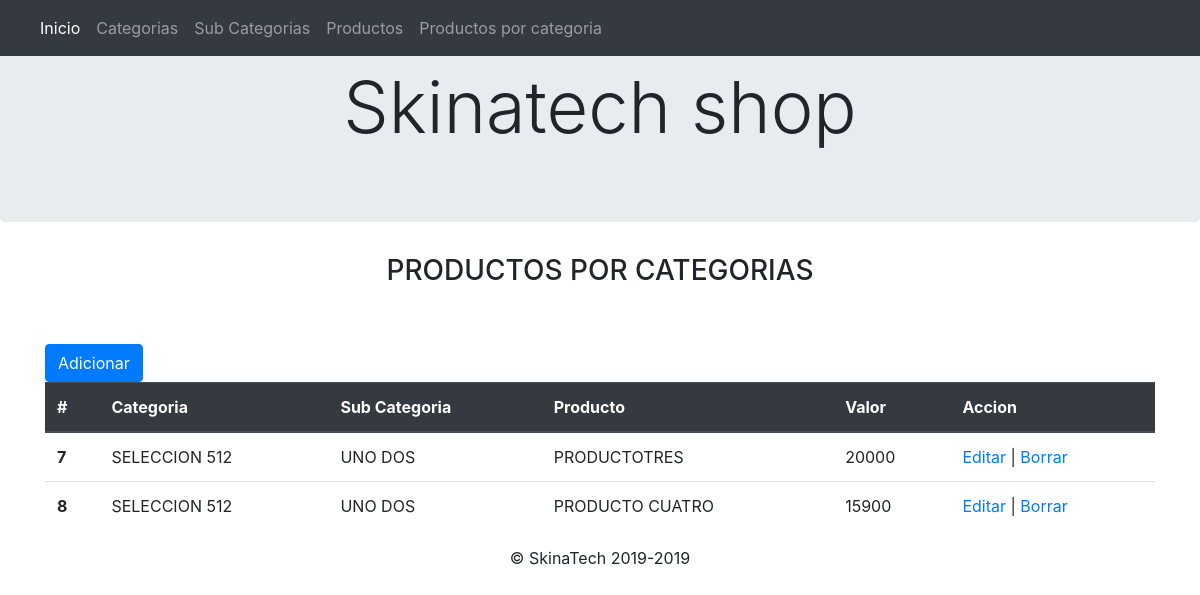
Screenshot of /index.php/products_category_controller with the database file from the repository.
### tables this page shows
CREATE TABLE `product_cat` (
  `id_prodcat` int(11) NOT NULL,
  `id_categoria` int(11) NOT NULL,
  `id_product` int(11) DEFAULT NULL,
  `es_activo` int(11) DEFAULT '0',
  `id_subcategoria` int(11) NOT NULL
);

CREATE TABLE `categorias` (
  `id_categoria` int(11) NOT NULL,
  `nombre_categoria` varchar(100) DEFAULT NULL,
  `es_activa` tinyint(1) DEFAULT '0'
);

CREATE TABLE `subcategoria` (
  `id_subcategoria` int(11) NOT NULL,
  `nombre_subcategoria` varchar(100) DEFAULT NULL,
  `es_activa` int(11) DEFAULT NULL
);

CREATE TABLE `productos` (
  `id_producto` int(11) NOT NULL,
  `nombre_producto` varchar(100) DEFAULT NULL,
  `descripcion_producto` varchar(100) DEFAULT NULL,
  `es_activo` int(11) DEFAULT '0',
  `valor_producto` int(11) NOT NULL
);

### application/controllers/Products_category_controller.php (called while the page is built, shortened)
<?php
class Products_category_controller extends CI_Controller {
    public function __construct()
    {
        $this->load->model('Crud_model');
        $this->load->helper('form');
    }
    public function index()
    {
        $this->load->view('/includes/header_view');
        $data['categorias'] = $this->Crud_model->get_category_dropdown();
        $data['subcategorias'] = $this->Crud_model->get_subcategory_dropdown();
        $data['productos'] = $this->Crud_model->get_productos_dropdown();
        $data['result'] = $this->Crud_model->products_category_show();
        $this->load->view('products_category_view',$data);
        $this->load->view('includes/footer_view');
    }
}

### index.php (called while the page is built, shortened)
<?php
require_once BASEPATH.'core/CodeIgniter.php';

### application/models/Crud_model.php (called while the page is built, shortened)
<?php if ( ! defined('BASEPATH')) exit('No direct script access allowed');
class Crud_model extends CI_Model {
     function products_category_show()
    {
        $query = $this->db->query('SELECT
        prodcat.id_prodcat AS id_prodcat,
        cat.nombre_categoria AS id_categoria,
        subcat.nombre_subcategoria AS id_subcategoria,
        prod.nombre_producto AS id_product,
        prod.valor_producto AS valor_producto,
        CASE
        WHEN prod.es_activo = 0 THEN "INACTIVA"
        WHEN prod.es_activo = 1 THEN "ACTIVA"
        ELSE "NO TIENE ESTADO"
        END AS es_activo
        FROM
        shop.product_cat as prodcat
        JOIN shop.productos prod ON prod.id_producto = prodcat.id_product
        JOIN shop.categorias cat ON cat.id_categoria = prodcat.id_categoria
        JOIN shop.subcategoria subcat ON subcat.id_subcategoria = prodcat.id_subcategoria
        WHERE prodcat.es_activo = 1');
        return $query->result();
    }
}

### application/views/products_category_view.php (the view, shortened to what this page needs)
<div class="page-heade">
        <div class="container">
          <center><h3 class="display-6">PRODUCTOS POR CATEGORIAS</h3></center>
        </div>
</div>
<div class="container">
        <br>
        <br>
<button type="button" class="btn btn-primary" data-toggle="modal" data-target="#exampleModal">
  Adicionar
</button>
            <table class="table">
            <thead class="thead-dark">
                <tr>
                <th scope="col">#</th>
                <th scope="col">Categoria</th>
                <th scope="col">Sub Categoria</th>
                <th scope="col">Producto</th>
                <th scope="col">Valor</th>
                <th scope="col">Accion</th>
                </tr>
            </thead>
            <tbody>
                <?php foreach($result as $row) {?>
                <tr>
                <th scope="row"><?php echo $row->id_prodcat;?></th>
                <td><?php echo $row->id_categoria;?></td>
                <td><?php echo $row->id_subcategoria;?></td>
                <td><?php echo $row->id_product;?></td>
                <td><?php echo $row->valor_producto;?></td>
                <td>
                <a href="<?php echo site_url('Products_category_controller/edit');?>/<?php echo $row->id_prodcat;?>">Editar</a>  |
                <a href="<?php echo site_url('Products_category_controller/delete');?>/<?php echo $row->id_prodcat;?>">Borrar</a>
                </td>
                    </tr>
                    <?php } ?>
            </tbody>
            </table>
      </div>

### rows the page displays
product_cat: id_prodcat "7", categorias.nombre_categoria "SELECCION 512", id_subcategoria.nombre_subcategoria "UNO DOS", id_product.nombre_producto "PRODUCTOTRES", id_product.valor_producto "20000"
product_cat: id_prodcat "8", categorias.nombre_categoria "SELECCION 512", id_subcategoria.nombre_subcategoria "UNO DOS", id_product.nombre_producto "PRODUCTO CUATRO", id_product.valor_producto "15900"
